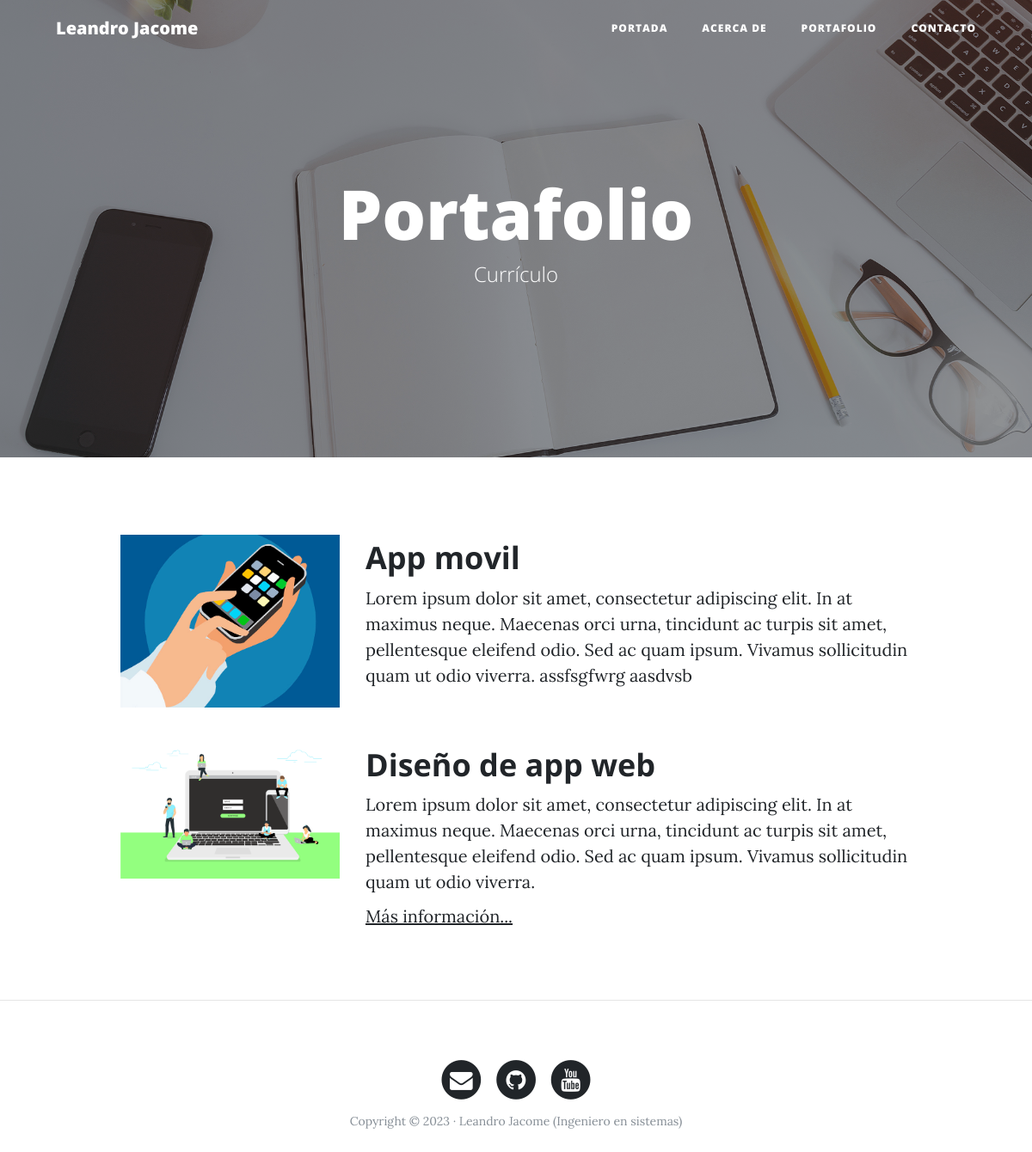
Page /briefcase/ on the committed database.
### briefcase/models.py (models this page shows, shortened)
class Project(models.Model):
    title = models.CharField(max_length=200, verbose_name='Titulo')
    description = models.TextField(verbose_name='Descripcion')
    image = models.ImageField(verbose_name='Imagen', upload_to='projects')
    created = models.DateTimeField(auto_now_add=True, verbose_name='Fecha de creación')
    updated = models.DateTimeField(auto_now=True, verbose_name='Fecha de actualización')
    project_url = models.URLField(null=True, blank=True)
    class Meta:
        verbose_name = 'proyecto'
        verbose_name_plural = 'proyectos'
        ordering = ['-created']

### briefcase/views.py (the view)
# urls.py: path('briefcase/', views.briefcase, name='briefcase'),
def briefcase(request):
    projects = Project.objects.all()
    return render(request, 'briefcase/briefcase.html', {
        'projects': projects
    })

### briefcase/templates/briefcase/briefcase.html (shortened to what this page needs)
{% extends 'core/base.html' %}
{% block background %}{% load static %}{% static 'core/img/portfolio-bg.jpg' %}{% endblock %}
{% block headers %}
    <h1>Portafolio</h1>
	<span class="subheading">Currículo</span>
{% endblock %}
{% block content %}
{% for project in projects %}
	    <div class="row project">
	      	<div class="col-lg-3 col-md-4 offset-lg-1">
			      <img class="img-fluid" src="{{project.image.url}}" alt="">
	      	</div>
	        <div class="col-lg-7 col-md-8">
	      		<h2 class="section-heading title">{{project.title}}</h2>
				<p>{{project.description}}</p>
				{% if project.project_url != null %}
				<p><a href="{{project.project_url}}">Más información...</a></p>
				{% endif %}
	      	</div>
	    </div>
{% endfor %}
{% endblock %}

### rows in the picture
Project: image (picture), title "App movil", description "Lorem ipsum dolor sit amet, consectetur adipiscing elit. In at maximus neque. Maecenas orci urna, tincidunt ac turpis sit amet, pellentesque eleifend odio. Sed ac quam ipsum. Vivamus sollicitudin quam ut odio viverra. assfsgfwrg aasdvsb"
Project: image (picture), title "Diseño de app web", description "Lorem ipsum dolor sit amet, consectetur adipiscing elit. In at maximus neque. Maecenas orci urna, tincidunt ac turpis sit amet, pellentesque eleifend odio. Sed ac quam ipsum. Vivamus sollicitudin quam ut odio viverra."
